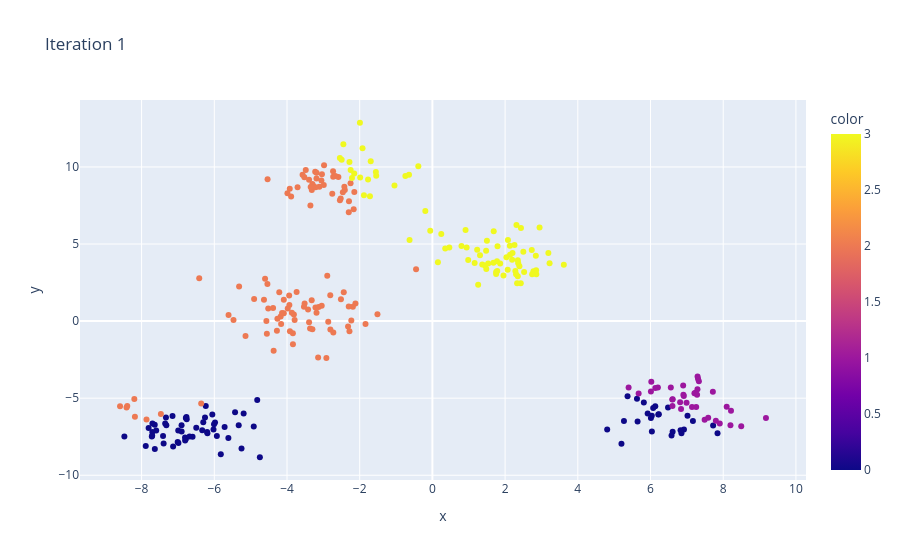
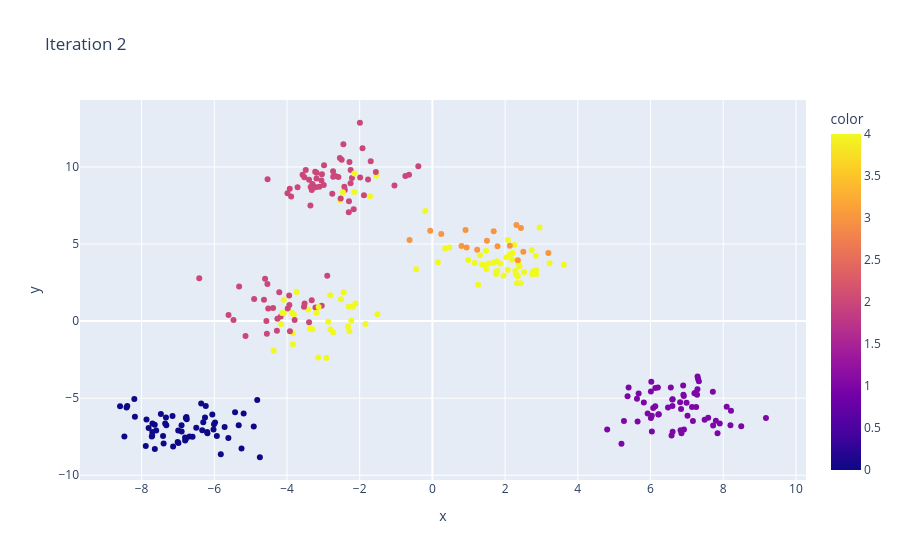
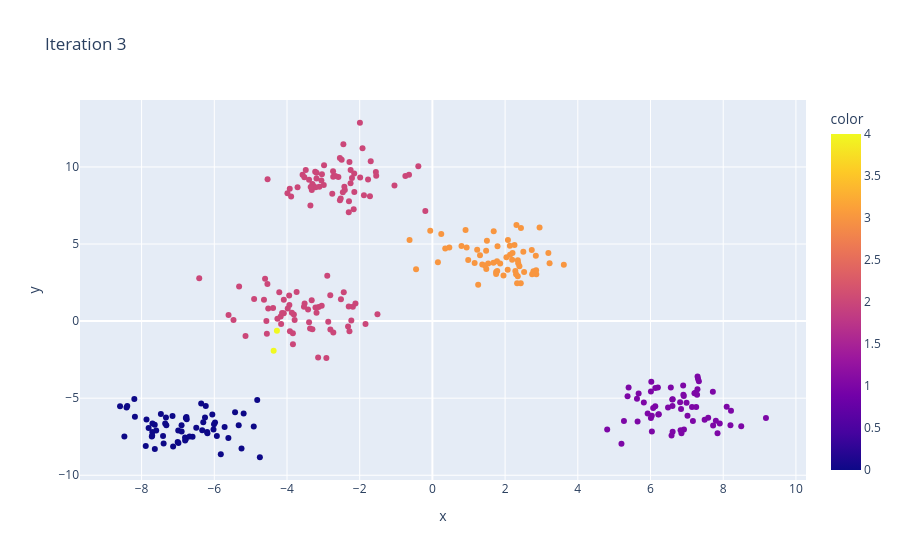
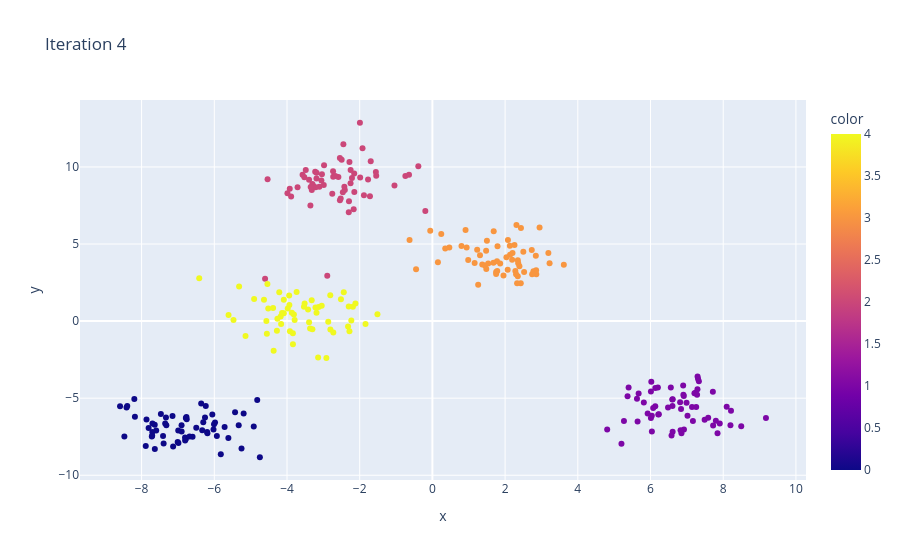

These figures' notebook cell, in order:
### Code cell
kmeans=kmeansCluster(5,True)
kmeans.train(X)

### Figure 1 — Plotly figure (JSON) as saved in the notebook; plotly's stock layout.template omitted (floating-point values rounded to 4 significant figures; data arrays with more than 128 entries replaced by an {"elided": "..."} marker saying what was removed)
{"data": [{"hovertemplate": "x=%{x}<br>y=%{y}<br>color=%{marker.color}<extra></extra>", "legendgroup": "", "marker": {"color": {"elided": "300 int values"}, "coloraxis": "coloraxis", "symbol": "circle"}, "mode": "markers", "name": "", "orientation": "v", "showlegend": false, "type": "scatter", "x": {"elided": "300 float values"}, "xaxis": "x", "y": {"elided": "300 float values"}, "yaxis": "y"}], "layout": {"autosize": true, "coloraxis": {"colorbar": {"title": {"text": "color"}}, "colorscale": [[0, "#0d0887"], [0.1111, "#46039f"], [0.2222, "#7201a8"], [0.3333, "#9c179e"], [0.4444, "#bd3786"], [0.5556, "#d8576b"], [0.6667, "#ed7953"], [0.7778, "#fb9f3a"], [0.8889, "#fdca26"], [1, "#f0f921"]]}, "legend": {"tracegroupgap": 0}, "title": {"text": "Iteration 1"}, "xaxis": {"anchor": "y", "autorange": true, "domain": [0, 1], "range": [-9.735, 10.32], "title": {"text": "x"}, "type": "linear"}, "yaxis": {"anchor": "x", "autorange": true, "domain": [0, 1], "range": [-10.58, 14.61], "title": {"text": "y"}, "type": "linear"}}}

### Figure 2 — Plotly figure (JSON) as saved in the notebook; plotly's stock layout.template omitted (floating-point values rounded to 4 significant figures; data arrays with more than 128 entries replaced by an {"elided": "..."} marker saying what was removed)
{"data": [{"hovertemplate": "x=%{x}<br>y=%{y}<br>color=%{marker.color}<extra></extra>", "legendgroup": "", "marker": {"color": {"elided": "300 int values"}, "coloraxis": "coloraxis", "symbol": "circle"}, "mode": "markers", "name": "", "orientation": "v", "showlegend": false, "type": "scatter", "x": {"elided": "300 float values"}, "xaxis": "x", "y": {"elided": "300 float values"}, "yaxis": "y"}], "layout": {"autosize": true, "coloraxis": {"colorbar": {"title": {"text": "color"}}, "colorscale": [[0, "#0d0887"], [0.1111, "#46039f"], [0.2222, "#7201a8"], [0.3333, "#9c179e"], [0.4444, "#bd3786"], [0.5556, "#d8576b"], [0.6667, "#ed7953"], [0.7778, "#fb9f3a"], [0.8889, "#fdca26"], [1, "#f0f921"]]}, "legend": {"tracegroupgap": 0}, "title": {"text": "Iteration 2"}, "xaxis": {"anchor": "y", "autorange": true, "domain": [0, 1], "range": [-9.735, 10.32], "title": {"text": "x"}, "type": "linear"}, "yaxis": {"anchor": "x", "autorange": true, "domain": [0, 1], "range": [-10.58, 14.61], "title": {"text": "y"}, "type": "linear"}}}

### Figure 3 — Plotly figure (JSON) as saved in the notebook; plotly's stock layout.template omitted (floating-point values rounded to 4 significant figures; data arrays with more than 128 entries replaced by an {"elided": "..."} marker saying what was removed)
{"data": [{"hovertemplate": "x=%{x}<br>y=%{y}<br>color=%{marker.color}<extra></extra>", "legendgroup": "", "marker": {"color": {"elided": "300 int values"}, "coloraxis": "coloraxis", "symbol": "circle"}, "mode": "markers", "name": "", "orientation": "v", "showlegend": false, "type": "scatter", "x": {"elided": "300 float values"}, "xaxis": "x", "y": {"elided": "300 float values"}, "yaxis": "y"}], "layout": {"autosize": true, "coloraxis": {"colorbar": {"title": {"text": "color"}}, "colorscale": [[0, "#0d0887"], [0.1111, "#46039f"], [0.2222, "#7201a8"], [0.3333, "#9c179e"], [0.4444, "#bd3786"], [0.5556, "#d8576b"], [0.6667, "#ed7953"], [0.7778, "#fb9f3a"], [0.8889, "#fdca26"], [1, "#f0f921"]]}, "legend": {"tracegroupgap": 0}, "title": {"text": "Iteration 3"}, "xaxis": {"anchor": "y", "autorange": true, "domain": [0, 1], "range": [-9.735, 10.32], "title": {"text": "x"}, "type": "linear"}, "yaxis": {"anchor": "x", "autorange": true, "domain": [0, 1], "range": [-10.58, 14.61], "title": {"text": "y"}, "type": "linear"}}}

### Figure 4 — Plotly figure (JSON) as saved in the notebook; plotly's stock layout.template omitted (floating-point values rounded to 4 significant figures; data arrays with more than 128 entries replaced by an {"elided": "..."} marker saying what was removed)
{"data": [{"hovertemplate": "x=%{x}<br>y=%{y}<br>color=%{marker.color}<extra></extra>", "legendgroup": "", "marker": {"color": {"elided": "300 int values"}, "coloraxis": "coloraxis", "symbol": "circle"}, "mode": "markers", "name": "", "orientation": "v", "showlegend": false, "type": "scatter", "x": {"elided": "300 float values"}, "xaxis": "x", "y": {"elided": "300 float values"}, "yaxis": "y"}], "layout": {"autosize": true, "coloraxis": {"colorbar": {"title": {"text": "color"}}, "colorscale": [[0, "#0d0887"], [0.1111, "#46039f"], [0.2222, "#7201a8"], [0.3333, "#9c179e"], [0.4444, "#bd3786"], [0.5556, "#d8576b"], [0.6667, "#ed7953"], [0.7778, "#fb9f3a"], [0.8889, "#fdca26"], [1, "#f0f921"]]}, "legend": {"tracegroupgap": 0}, "title": {"text": "Iteration 4"}, "xaxis": {"anchor": "y", "autorange": true, "domain": [0, 1], "range": [-9.735, 10.32], "title": {"text": "x"}, "type": "linear"}, "yaxis": {"anchor": "x", "autorange": true, "domain": [0, 1], "range": [-10.58, 14.61], "title": {"text": "y"}, "type": "linear"}}}
